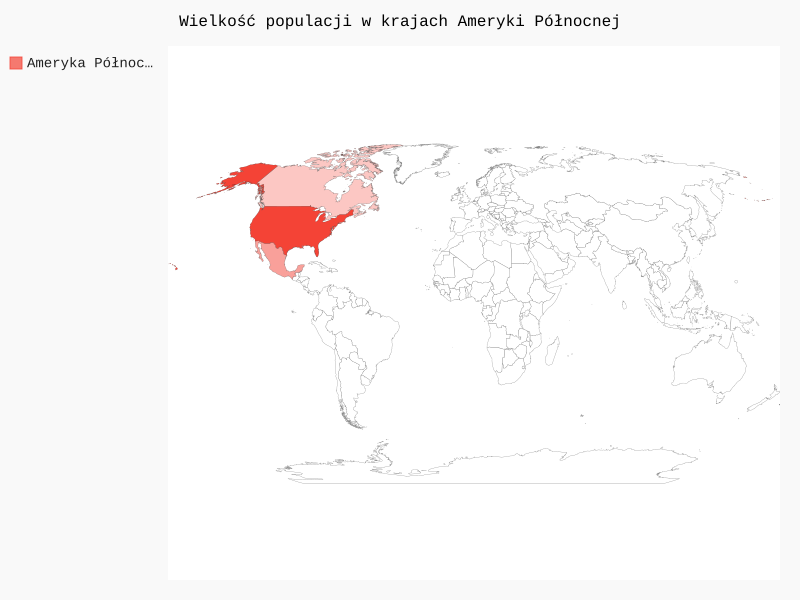

The script that drew this image:
from pygal.maps.world import World

wm = World()
wm.force_uri_protocol = 'http'
wm.title = 'Wielkość populacji w krajach Ameryki Północnej'
wm.add('Ameryka Północna', {'ca': 34126000, 'us': 309349000, 'mx': 113423000})
wm.render_to_file('na_populations.svg')
